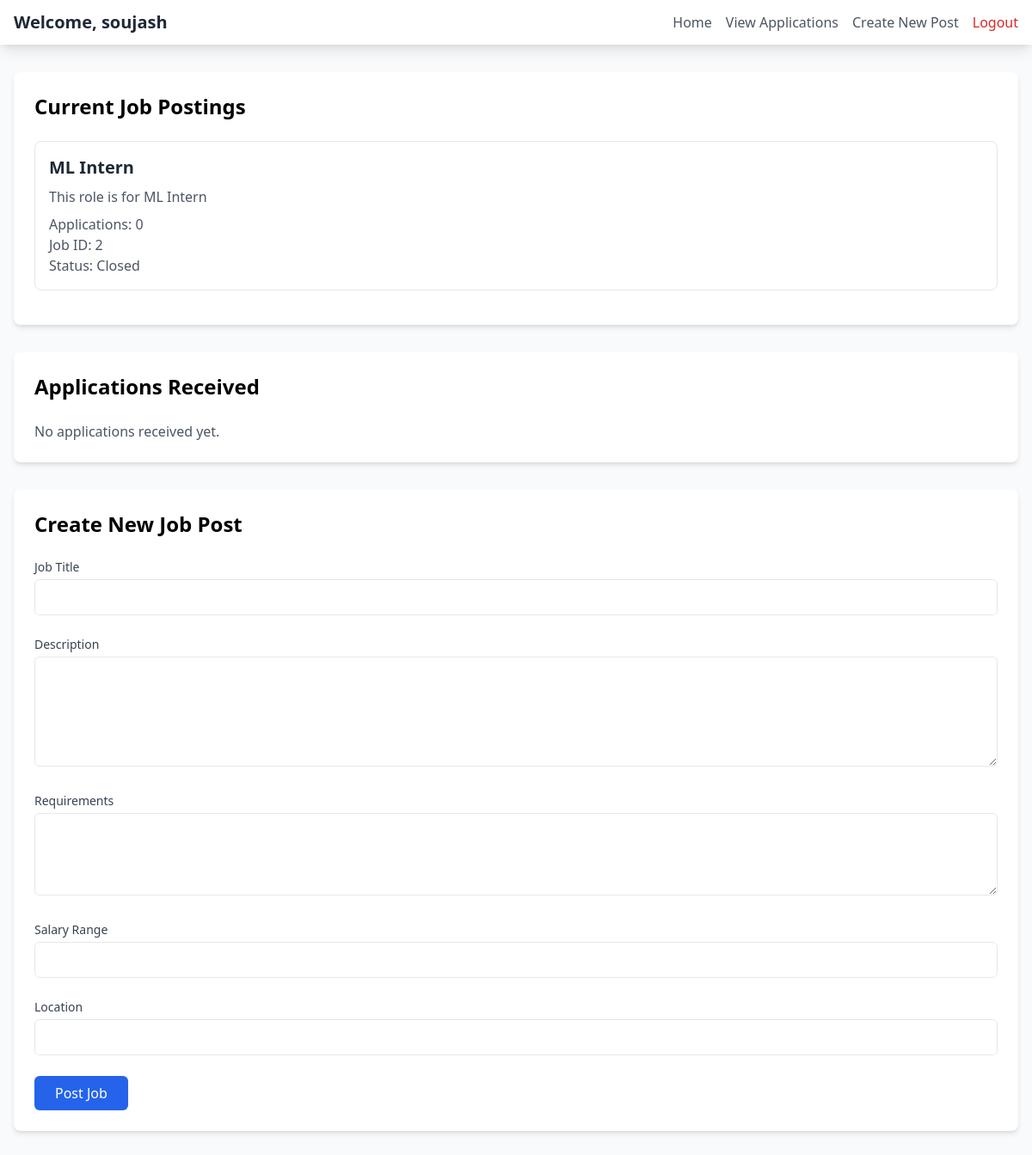
The page /company/dashboard (signed in) on the database its author committed.
### tables this page shows
CREATE TABLE job_listings (
                        id INTEGER PRIMARY KEY AUTOINCREMENT,
                        company_id INTEGER NOT NULL,
                        title TEXT NOT NULL,
                        description TEXT NOT NULL,
                        requirements TEXT NOT NULL,
                        salary_range TEXT,
                        location TEXT,
                        created_at TIMESTAMP DEFAULT CURRENT_TIMESTAMP,
                        FOREIGN KEY (company_id) REFERENCES companies (id));

CREATE TABLE Job_Status (
    Job_ID INTEGER PRIMARY KEY,
    Status TEXT DEFAULT 'Open',
    FOREIGN KEY (Job_ID) REFERENCES Job_Posting(Job_ID) ON DELETE CASCADE
);

### app.py (the view)
@app.route('/company/dashboard')
def company_dashboard():
    if not session.get('company_id'):
        return redirect(url_for('company_login_signup'))
    conn = get_db()
    cursor = conn.cursor()
    cursor.execute('SELECT * FROM companies WHERE id = ?', (session['company_id'],))
    company = cursor.fetchone()
    cursor.execute('''
        SELECT j.*, COUNT(a.id) as application_count, js.job_id, js.status as job_status
        FROM job_listings j
        LEFT JOIN applications a ON j.id = a.job_id
        LEFT JOIN job_status js ON j.id = js.job_id  -- Join with job_status table
        WHERE j.company_id = ?
        GROUP BY j.id
        ORDER BY j.created_at DESC''',
        (session['company_id'],))
    job_listings = cursor.fetchall()
    cursor.execute('''
        SELECT a.*, j.title as job_title, u.username, u.email, u.resume
        FROM applications a
        JOIN job_listings j ON a.job_id = j.id
        JOIN users u ON a.user_id = u.id
        WHERE j.company_id = ?
        ORDER BY a.created_at DESC''',
        (session['company_id'],))
    applications = cursor.fetchall()
    conn.close()
    return render_template('company_dashboard.html',
                         company=company,
                         job_listings=job_listings,
                         applications=applications)

### app.py (called while the page is built)
def get_db():
    conn = sqlite3.connect('jobportal.db')
    conn.row_factory = sqlite3.Row
    return conn

### templates/company_dashboard.html (shortened to what this page needs)
<!DOCTYPE html>
<html lang="en">
<head>
    <link href="https://cdnjs.cloudflare.com/ajax/libs/tailwindcss/2.2.19/tailwind.min.css" rel="stylesheet">
</head>
<body class="bg-gray-50">
    <nav class="bg-white shadow-lg">
        <div class="max-w-7xl mx-auto px-4 py-3">
            <div class="flex justify-between items-center">
                <h1 class="text-xl font-bold text-gray-800">Welcome, {{ session.company_name }}</h1>
                <div class="flex space-x-4">
                    <a href="#home" class="text-gray-600 hover:text-gray-900">Home</a>
                    <a href="#view-applications" class="text-gray-600 hover:text-gray-900">View Applications</a>
                    <a href="#create-new-post" class="text-gray-600 hover:text-gray-900">Create New Post</a>
                    <a href="{{ url_for('company_logout') }}" class="text-red-600 hover:text-red-800">Logout</a>
                </div>
            </div>
        </div>
    </nav>
    <main class="max-w-7xl mx-auto px-4 py-8">
        <section id="home" class="bg-white rounded-lg shadow-md p-6 mb-8">
            <h2 class="text-2xl font-bold mb-6">Current Job Postings</h2>
            {% if job_listings %}
            {% for job in job_listings %}
    <div class="job-card border rounded-lg p-4 mb-4">
        <h3 class="text-xl font-semibold text-gray-800">{{ job.title }}</h3>
        <p class="my-2 text-gray-600">{{ job.description }}</p>
        <p class="text-gray-600">Applications: {{ job.application_count }}</p>
        <p class="text-gray-600">Job ID: {{ job.job_id }}</p>
        <p class="text-gray-600">Status: {{ job.job_status }}</p>
    </div>
{% endfor %}
            {% else %}
                <p class="text-gray-600">No job postings available.</p>
            {% endif %}
        </section>
        <section id="view-applications" class="bg-white rounded-lg shadow-md p-6 mb-8">
            <h2 class="text-2xl font-bold mb-6">Applications Received</h2>
            {% if applications %}
                {% for app in applications %}
                <div class="application-card border rounded-lg p-4 mb-4">
                    <h3 class="text-xl font-semibold text-gray-800">{{ app.job_title }}</h3>
                    <div class="grid grid-cols-1 md:grid-cols-2 gap-4 mt-4">
                        <div>
                            <p class="text-sm font-medium text-gray-700">Applicant:</p>
                            <p class="text-gray-600">{{ app.username }}</p>
                        </div>
                        <div>
                            <p class="text-sm font-medium text-gray-700">Email:</p>
                            <p class="text-gray-600">{{ app.email }}</p>
                        </div>
                    </div>
                    <div class="mt-4">
                        <p class="text-sm font-medium text-gray-700">Cover Letter:</p>
                        <p class="text-gray-600">{{ app.cover_letter }}</p>
                    </div>
                    <div class="mt-4 flex items-center justify-between">
                        <a href="{{ url_for('static', filename='uploads/' + app.resume) }}"
                           target="_blank"
                           class="inline-flex items-center px-4 py-2 border border-gray-300 rounded-md text-sm font-medium text-gray-700 bg-white hover:bg-gray-50">
                            View Resume
                        </a>
                        <form action="{{ url_for('update_application_status') }}" method="POST" class="flex flex-col space-y-2">
                            <input type="hidden" name="application_id" value="{{ app.id }}">
                            <div class="flex space-x-2">
                                <label class="flex items-center">
                                    <input type="radio" name="status" value="Pending" class="form-radio h-5 w-5 text-blue-600" {% if app.status == 'Pending' %}checked{% endif %}>
                                    <span class="ml-2 text-gray-700">Pending</span>
                                </label>
                                <label class="flex items-center">
                                    <input type="radio" name="status" value="Reviewing" class="form-radio h-5 w-5 text-blue-600" {% if app.status == 'Reviewing' %}checked{% endif %}>
                                    <span class="ml-2 text-gray-700">Reviewing</span>
                                </label>
                                <label class="flex items-center">
                                    <input type="radio" name="status" value="Accepted" class="form-radio h-5 w-5 text-blue-600" {% if app.status == 'Accepted' %}checked{% endif %}>
                                    <span class="ml-2 text-gray-700">Accepted</span>
                                </label>
                                <label class="flex items-center">
                                    <input type="radio" name="status" value="Rejected" class="form-radio h-5 w-5 text-blue-600" {% if app.status == 'Rejected' %}checked{% endif %}>
                                    <span class="ml-2 text-gray-700">Rejected</span>
                                </label>
                            </div>
                            <button type="submit" class="bg-blue-500 hover:bg-blue-700 text-white font-bold py-2 px-4 rounded-md">
                                Update Application Status
                            </button>
                        </form>
                    </div>
                    <p class="text-xs text-gray-500 mt-4">Applied on: {{ app.created_at }}</p>
                </div>
                {% endfor %}
            {% else %}
                <p class="text-gray-600">No applications received yet.</p>
            {% endif %}
        </section>
        <section id="create-new-post" class="bg-white rounded-lg shadow-md p-6 mb-8">
            <h2 class="text-2xl font-bold mb-6">Create New Job Post</h2>
            <form action="{{ url_for('post_job') }}" method="POST" class="space-y-6">
                <div class="form-group">
                    <label for="job_title" class="block text-sm font-medium text-gray-700 mb-1">Job Title</label>
                    <input type="text" id="job_title" name="job_title" required class="w-full p-2 border rounded-md">
                </div>
                <div class="form-group">
                    <label for="description" class="block text-sm font-medium text-gray-700 mb-1">Description</label>
                    <textarea id="description" name="description" required class="w-full p-2 border rounded-md h-32"></textarea>
                </div>
                <div class="form-group">
                    <label for="requirements" class="block text-sm font-medium text-gray-700 mb-1">Requirements</label>
                    <textarea id="requirements" name="requirements" required class="w-full p-2 border rounded-md h-24"></textarea>
                </div>
                <div class="form-group">
                    <label for="salary_range" class="block text-sm font-medium text-gray-700 mb-1">Salary Range</label>
                    <input type="text" id="salary_range" name="salary_range" required class="w-full p-2 border rounded-md">
                </div>
                <div class="form-group">
                    <label for="location" class="block text-sm font-medium text-gray-700 mb-1">Location</label>
                    <input type="text" id="location" name="location" required class="w-full p-2 border rounded-md">
                </div>
                <button type="submit" class="bg-blue-600 text-white px-6 py-2 rounded-md hover:bg-blue-700 transition duration-200">
                    Post Job
                </button>
            </form>
        </section>
    </main>
</body>
</html>

### rows shown on the page
job_listings: title "ML Intern", description "This role is for ML Intern", application_count "0", job_id "2", job_status "Closed"

### other values the page prints
{{ session.company_name }} "soujash"
